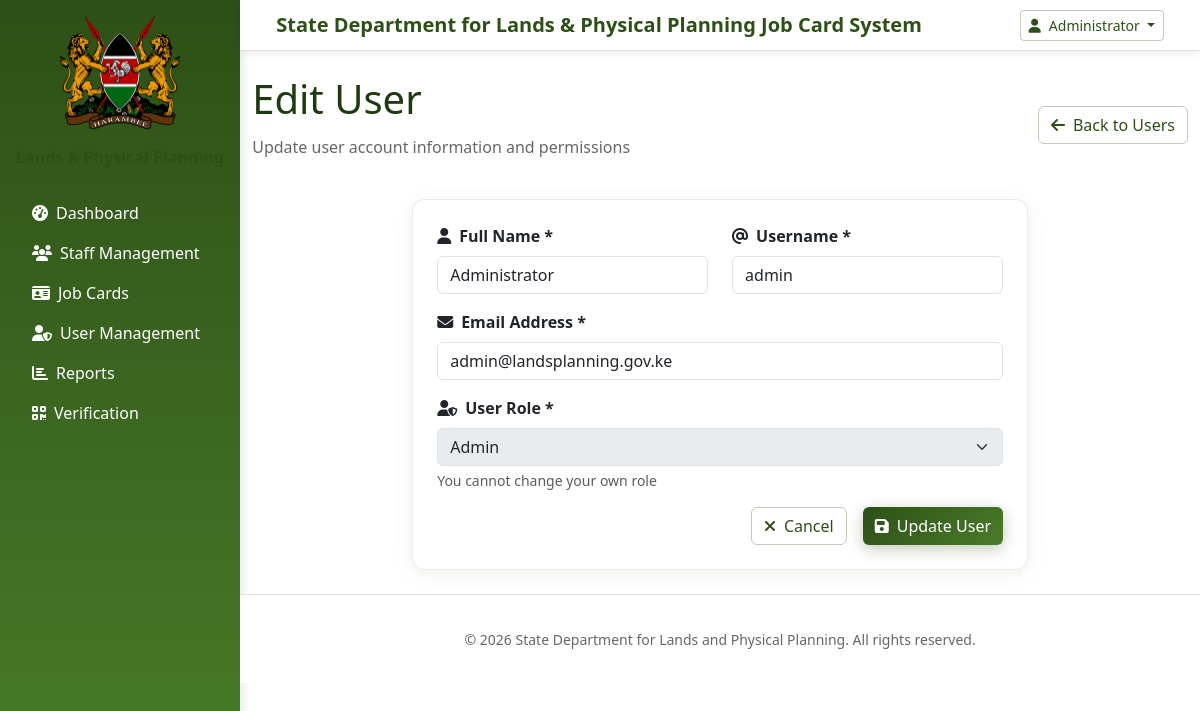
/public/users/edit/1 (signed in), run on the app's committed database.
### tables this page shows
CREATE TABLE `users` (
  `id` int(11) NOT NULL,
  `full_name` varchar(150) NOT NULL,
  `username` varchar(80) NOT NULL,
  `password` varchar(255) NOT NULL,
  `role` enum('Super Admin','Admin','HR Officer','ICT Officer','Viewer') NOT NULL DEFAULT 'Viewer',
  `email` varchar(150) DEFAULT NULL,
  `last_login` datetime DEFAULT NULL,
  `created_at` timestamp NOT NULL DEFAULT current_timestamp(),
  `reset_token` varchar(255) DEFAULT NULL,
  `reset_expiry` datetime DEFAULT NULL,
  `status` enum('Active','Inactive') NOT NULL DEFAULT 'Active'
);

### app/core/Controller.php (called while the page is built, shortened)
<?php
class Controller {
    public function view($view, $data = []) {
        require_once dirname(__DIR__) . '/views/' . $view . '.php';
    }
}

### app/controllers/Users.php (called while the page is built, shortened)
<?php
require_once dirname(__DIR__) . '/models/User.php';
class Users extends Controller {
    public function edit($id = null) {
        $userModel = new UserModel();
        $user = $userModel->getById($id);
        $errors = [];
        $data = ['user' => $user, 'errors' => $errors];
        $this->view('users/edit', $data);
    }
}

### app/core/App.php (called while the page is built, shortened)
<?php
class App {
    protected $method = 'index';
    public function __construct() {
        $url = $this->parseUrl();
        if (!empty($url) && file_exists(dirname(__DIR__) . '/controllers/' . ucfirst($url[0]) . '.php')) {
            unset($url[0]);
        }
        $this->controller = new $this->controller;
        if (!empty($url[1])) {
            $methodName = $this->toCamelCase($url[1]);
            if (method_exists($this->controller, $methodName)) {
                $this->method = $methodName;
                unset($url[1]);
            }
        }
        $this->params = $url ? array_values($url) : [];
        call_user_func_array([$this->controller, $this->method], $this->params);
    }
    private function toCamelCase($string) {
        return lcfirst(str_replace(' ', '', ucwords(str_replace('-', ' ', $string))));
    }
    private function parseUrl() {
        if (isset($_GET['url'])) {
            return explode('/', filter_var(rtrim($_GET['url'], '/'), FILTER_SANITIZE_URL));
        }
        return [];
    }
}

### public/index.php (called while the page is built, shortened)
<?php
require_once __DIR__ . '/../app/core/App.php';
require_once __DIR__ . '/../app/core/Controller.php';
require_once __DIR__ . '/../app/core/Model.php';
require_once __DIR__ . '/../app/core/Database.php';
new App();

### app/core/Model.php (called while the page is built, shortened)
<?php
class Model {
    public function __construct() {
        $this->db = Database::getInstance();
    }
}

### app/core/Database.php (called while the page is built, shortened)
<?php
class Database {
    private static $instance = null;
    private $pdo;
    private function __construct() {
        try {
            $dsn = 'mysql:host=' . DB_HOST . ';dbname=' . DB_NAME . ';charset=utf8mb4';
            $this->pdo = new PDO($dsn, DB_USER, DB_PASS, [
                PDO::ATTR_ERRMODE => PDO::ERRMODE_EXCEPTION,
                PDO::ATTR_DEFAULT_FETCH_MODE => PDO::FETCH_ASSOC,
                PDO::ATTR_EMULATE_PREPARES => false,
            ]);
        } catch (PDOException $e) {
            die('Database connection failed: ' . $e->getMessage());
        }
    }
    public static function getInstance() {
        if (self::$instance === null) {
            self::$instance = new Database();
        }
        return self::$instance;
    }
    public function prepare($sql) {
        return $this->pdo->prepare($sql);
    }
}

### app/models/User.php (called while the page is built, shortened)
<?php
class UserModel extends Model {
    public function getById($id) {
        $stmt = $this->db->prepare('SELECT * FROM users WHERE id = :id LIMIT 1');
        $stmt->execute(['id' => $id]);
        return $stmt->fetch();
    }
}

### app/views/users/edit.php (the view, shortened to what this page needs)
<?php require_once dirname(__DIR__, 2) . '/views/layouts/header.php'; ?>
<div class="d-flex justify-content-between align-items-center mb-4">
    <div>
        <h1 class="page-title">Edit User</h1>
        <p class="text-muted">Update user account information and permissions</p>
    </div>
    <div>
        <a href="<?php echo APP_URL; ?>/users" class="btn btn-outline-secondary">
            <i class="fas fa-arrow-left me-2"></i>Back to Users
        </a>
    </div>
</div>
<div class="row justify-content-center">
    <div class="col-lg-8">
        <div class="card">
            <div class="card-body p-4">
                <form method="post" action="">
                    <div class="row">
                        <div class="col-md-6 mb-3">
                            <label class="form-label fw-semibold">
                                <i class="fas fa-user me-2"></i>Full Name *
                            </label>
                            <input type="text" name="full_name" class="form-control" required
                                   value="<?php echo htmlspecialchars($data['user']['full_name']); ?>"
                                   placeholder="Enter full name">
                        </div>
                        <div class="col-md-6 mb-3">
                            <label class="form-label fw-semibold">
                                <i class="fas fa-at me-2"></i>Username *
                            </label>
                            <input type="text" name="username" class="form-control" required
                                   value="<?php echo htmlspecialchars($data['user']['username']); ?>"
                                   placeholder="Enter username">
                        </div>
                    </div>
                    <div class="mb-3">
                        <label class="form-label fw-semibold">
                            <i class="fas fa-envelope me-2"></i>Email Address *
                        </label>
                        <input type="email" name="email" class="form-control" required
                               value="<?php echo htmlspecialchars($data['user']['email'] ?? ''); ?>"
                               placeholder="Enter email address">
                    </div>
                    <div class="mb-3">
                        <label class="form-label fw-semibold">
                            <i class="fas fa-user-shield me-2"></i>User Role *
                        </label>
                        <select name="role" class="form-select" required
                                <?php echo ($_SESSION['user']['id'] == $data['user']['id'] && $_SESSION['user']['role'] !== 'Super Admin') ? 'disabled' : ''; ?>>
                            <option value="Admin" <?php echo $data['user']['role'] === 'Admin' ? 'selected' : ''; ?>>Admin</option>
                        </select>
                        <?php if ($_SESSION['user']['id'] == $data['user']['id'] && $_SESSION['user']['role'] !== 'Super Admin'): ?>
                            <div class="form-text">You cannot change your own role</div>
                        <?php endif; ?>
                    </div>
                    <div class="d-grid gap-2 d-md-flex justify-content-md-end">
                        <a href="<?php echo APP_URL; ?>/users" class="btn btn-outline-secondary me-md-2">
                            <i class="fas fa-times me-2"></i>Cancel
                        </a>
                        <button type="submit" class="btn btn-primary">
                            <i class="fas fa-save me-2"></i>Update User
                        </button>
                    </div>
                </form>
            </div>
        </div>
    </div>
</div>
<?php require_once dirname(__DIR__, 2) . '/views/layouts/footer.php'; ?>

### assets/css/style.css (style rules this page uses)
:root { --bg: #f8f9fa; --surface: #ffffff; --text: rgba(0, 0, 0, 0.87); --muted: rgba(0, 0, 0, 0.6); --brand: #2d5016; --brand-light: #4a7c2a; --brand-dark: #1e3a0f; --danger: #dc3545; --success: #28a745; --warning: #ffc107; --info: #17a2b8; --secondary: #6c757d; --light: #f8f9fa; --dark: #343a40; --bs-primary: var(--brand); --bs-secondary: var(--secondary); --bs-success: var(--success); --bs-danger: var(--danger); --bs-warning: var(--warning); --bs-info: var(--info); --bs-light: var(--light); --bs-dark: var(--dark); }
.page-title { margin-bottom: 0.75rem; color: var(--brand-dark); }
.card { border: 1px solid rgba(45, 80, 22, 0.1); background: var(--surface); box-shadow: 0 4px 20px rgba(45, 80, 22, 0.08); border-radius: 12px; }
.btn-primary, .btn-primary:hover, .btn-primary:focus, .btn-primary:active { background: linear-gradient(135deg, var(--brand) 0%, var(--brand-light) 100%); border: none; color: #fff !important; box-shadow: 0 4px 15px rgba(45, 80, 22, 0.3); transition: all 0.3s ease; }
.btn-outline-secondary { border-color: rgba(45, 80, 22, 0.3); color: var(--brand); }
a { color: var(--brand); transition: color 0.3s ease; }
.text-muted { color: rgba(0, 0, 0, 0.6) !important; }
a { color: var(--brand); }

### data on the page
users: full_name "Administrator", username "admin", email "admin@landsplanning.gov.ke", role "Admin"

### other printed values
APP_NAME "State Department for Lands & Physical Planning Job Card System"
$_SESSION['user']['full_name'] "Administrator"
